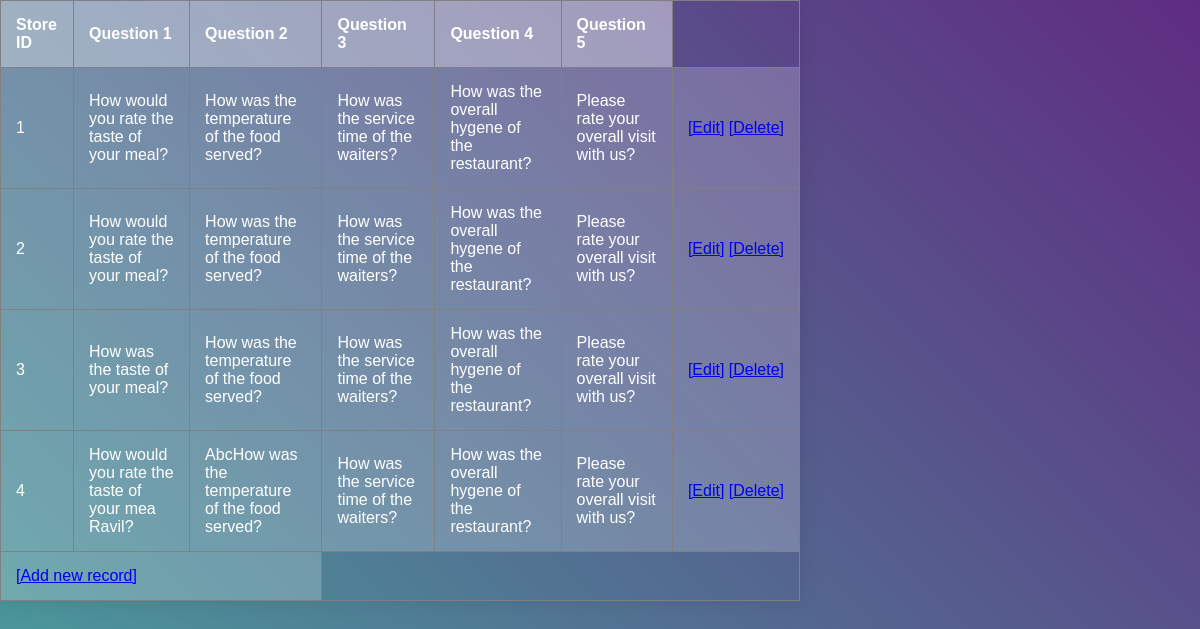
/Unused/view_store_ques.php (signed in), run on the app's committed database.
### tables this page shows
CREATE TABLE `store_questions` (
  `id` int(5) NOT NULL,
  `store_id` int(5) NOT NULL,
  `q1` longtext NOT NULL,
  `q2` longtext NOT NULL,
  `q3` longtext NOT NULL,
  `q4` longtext NOT NULL,
  `q5` longtext NOT NULL,
  `date_created` timestamp NOT NULL DEFAULT CURRENT_TIMESTAMP,
  `active` tinyint(1) DEFAULT NULL
);

### Unused/view_store_ques.php (the view, shortened to what this page needs)
<!DOCTYPE html>
<html >
<head>
      <link rel="stylesheet" href="css/style.css">
</head>
<body>
</body>
</html>
<?php
$connect_db = mysqli_connect("localhost","root","") or die("Cannot connect to server");
mysqli_select_db($connect_db,"jobfit") or die("Cannot connect to the database");
$query = mysqli_query($connect_db,"select * from store_questions  order by store_id asc");
?>
<table border="1">
<tr>
    <th>Store ID</th>
    <th>Question 1</th>
  	<th>Question 2</th>
    <th>Question 3</th>
    <th>Question 4</th>
    <th>Question 5</th>
</tr>
<?php
if(mysqli_num_rows($query)>0){
    while($row= mysqli_fetch_array($query)){ ?>
    <tr>
        <td><?=$row['store_id']?></td>
        <td><?=$row['q1']?></td>
  		  <td><?=$row['q2']?></td>
  		  <td><?=$row['q3']?></td>
  		  <td><?=$row['q4']?></td>
  		  <td><?=$row['q5']?></td>
        <td><a href="update_store_ques.php?store_id=<?=$row['store_id']?>">[Edit]</a>&nbsp;<a href="delete_store_ques.php?store_id=<?=$row['store_id']?>">[Delete]</a></td>
    </tr>
<?php
    }
}
else{
    echo "no record";
}
?>
<tr><td colspan="3"><a href="store_questions.php" >[Add new record]</a>
</td></tr>
</table>

### css/style.css (style rules this page uses)
html, body { height: 100%; }
body { margin: 0; background: -webkit-linear-gradient(45deg, #49a09d, #5f2c82); background: linear-gradient(45deg, #49a09d, #5f2c82); font-family: sans-serif; font-weight: 100; }
table { width: 800px; border-collapse: collapse; overflow: hidden; box-shadow: 0 0 20px rgba(0, 0, 0, 0.1); }
th, td { padding: 15px; background-color: rgba(255, 255, 255, 0.2); color: #fff; }
th { text-align: left; }
tbody td { position: relative; }

### data on the page
store_questions: store "1", q1 "How would you rate the taste of your meal?", q2 "How was the temperature of the food served?", q3 "How was the service time of the waiters?", q4 "How was the overall hygene of the restaurant?", q5 "Please rate your overall visit with us?"
store_questions: store "2", q1 "How would you rate the taste of your meal?", q2 "How was the temperature of the food served?", q3 "How was the service time of the waiters?", q4 "How was the overall hygene of the restaurant?", q5 "Please rate your overall visit with us?"
store_questions: store "3", q1 "How was the taste of your meal?", q2 "How was the temperature of the food served?", q3 "How was the service time of the waiters?", q4 "How was the overall hygene of the restaurant?", q5 "Please rate your overall visit with us?"
store_questions: store "4", q1 "How would you rate the taste of your mea Ravil?", q2 "AbcHow was the temperature of the food served?", q3 "How was the service time of the waiters?", q4 "How was the overall hygene of the restaurant?", q5 "Please rate your overall visit with us?"
